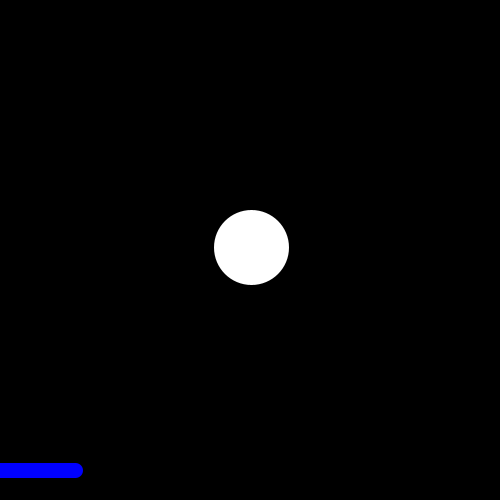
Frame 1 (no input)
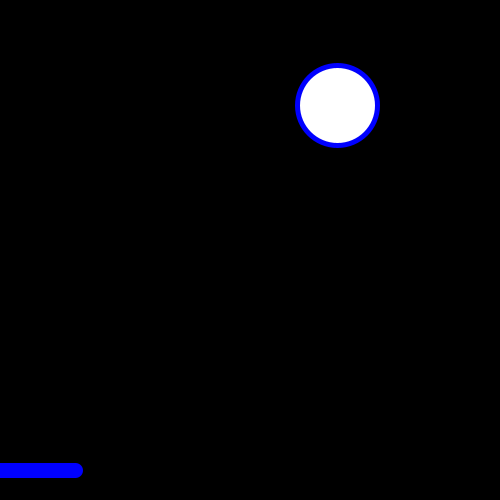
Frame 60 (the mouse pressed at the canvas centre just before this capture)
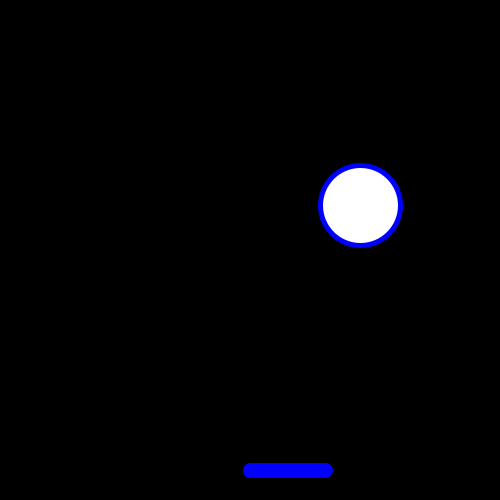
Frame 120 (the mouse held since frame 60 and released just before this capture)

The Processing sketch that drew these frames (run headless with seeded random() and noise(); from frame 60 on, the mouse is pressed at the canvas centre):

// Processing sketch: processing_8151
// ── processing_8151.pde

// Keith O'Hara <kohara@bard.edu>
// Feb 8 2010 Lecture - Almost Pong

// variables for the ball
float x,y,vy,vx;
int radius = 40;

// variables for the paddle
float px, py;
int paddlewidth = 75;

void setup()
{
  size(500, 500);
  smooth();
  x = width/2;
  y = height/2;
  vx = random(-5, 5);
  vy = random(-5, 5);
  px = 0;
  py = 470;
}

void draw()
{
  background(0);
  
  if (mousePressed)
  {
    vx = random(-5, 5);
    vy = random(-5, 5);
    x = random(radius, width-radius);
    y = random(radius, height-radius);
    px = 0;
    py = 470;
  }
  
  // tests to see if the ball is bouncing
  // left or right wall
  if (x >= width-radius || x <= radius)
  {
    background(255, 0, 0);
    vx = -1*vx;
  }

  //tests to see if the ball is bouncing off top wall
  if (y <= radius)
  {
    background(255, 0, 0);
    vy = -1*vy;
  }

  // tests to see if the ball is bouncing off the paddle
  if ((y + radius) >= py && (x + radius) > px && (x - radius) < (px + paddlewidth))
  {
    background(0, 0, 255);
    vy = -1*vy;
  }


  // move the ball
  x = x + vx;
  y = y + vy;

  // draw the ball
  strokeWeight(5);
  ellipse(x, y, radius*2, radius*2);
  stroke(0, 0, 255);
  strokeWeight(15);

  // move the paddle
  px = mouseX;
  // draw the paddle
  line(px, py, px + paddlewidth, py);
}
